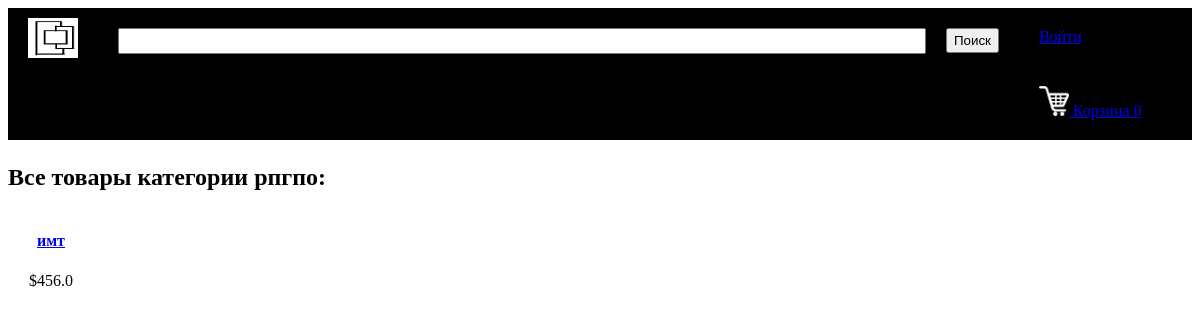
/displayCategory?categoryId=1, run on an earlier commit of the app's database.
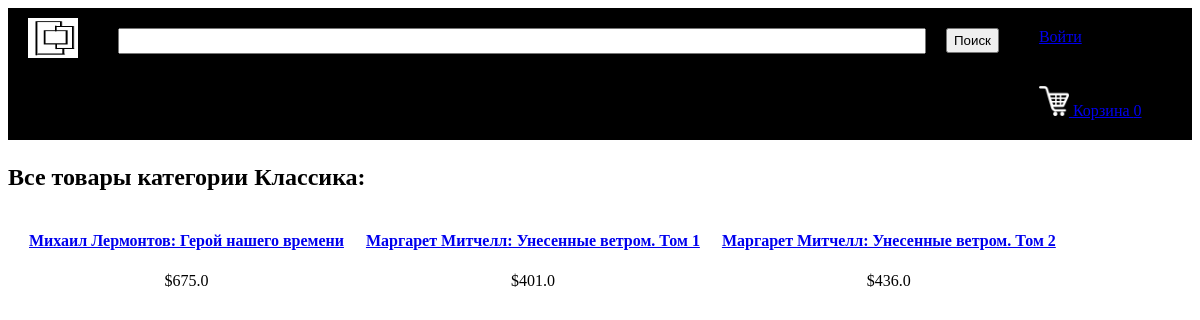
And on a later commit of the database.
### tables this page shows
CREATE TABLE categories
		(categoryId INTEGER PRIMARY KEY,
		name TEXT
		);

CREATE TABLE products
		(productId INTEGER PRIMARY KEY,
		name TEXT,
		price REAL,
		description TEXT,
		stock INTEGER,
		categoryId INTEGER,
		FOREIGN KEY(categoryId) REFERENCES categories(categoryId)
		);

### main.py (the view)
@app.route("/displayCategory")
def displayCategory():
        loggedIn, firstName, noOfItems = getLoginDetails()
        categoryId = request.args.get("categoryId")
        with sqlite3.connect('database.db') as conn:
            cur = conn.cursor()
            cur.execute("SELECT products.productId, products.name, products.price, categories.name FROM products, categories WHERE products.categoryId = categories.categoryId AND categories.categoryId = " + categoryId)
            data = cur.fetchall()
        conn.close()
        categoryName = data[0][3]
        data = parse(data)
        return render_template('displayCategory.html', data=data, loggedIn=loggedIn, firstName=firstName, noOfItems=noOfItems, categoryName=categoryName)

### main.py (called while the page is built)
def getLoginDetails():
    with sqlite3.connect('database.db') as conn:
        cur = conn.cursor()
        if 'email' not in session:
            loggedIn = False
            firstName = ''
            noOfItems = 0
        else:
            loggedIn = True
            cur.execute("SELECT userId, firstName FROM users WHERE email = '" + session['email'] + "'")
            userId, firstName = cur.fetchone()
            cur.execute("SELECT count(productId) FROM basket WHERE userId = " + str(userId))
            noOfItems = cur.fetchone()[0]
    conn.close()
    return (loggedIn, firstName, noOfItems)

def parse(data):
    ans = []
    i = 0
    while i < len(data):
        curr = []
        for j in range(7):
            if i >= len(data):
                break
            curr.append(data[i])
            i += 1
        ans.append(curr)
    return ans

### templates/displayCategory.html (shortened to what this page needs)
<!DOCTYPE HTML>
<html>
<head>
<link rel="stylesheet" href={{ url_for('static', filename='css/home.css') }} />
<link rel="stylesheet" href={{ url_for('static', filename='css/topStyle.css') }} />
</head>
<body>
<div id="title">
	<a href="/">
		<img id="logo" src= {{ url_for('static', filename='images/logo.png') }} />
	</a>
	<form>
		<input id="searchBox" type="text" name="searchQuery">
		<input id="searchButton" type="submit" value="Поиск">
	</form>
	{% if not loggedIn %}
	<div id="signInButton">
		<a class="link" href="/loginForm">Войти</a>
	</div>
	{% endif %}
	<div id="kart">
		<a class="link" href="/basket">
			<img src={{url_for('static', filename='images/shoppingCart.png')}} id="cartIcon" />
			Корзина {{noOfItems}}
		</a>
	</div>
</div>
<div>
	<h2>Все товары категории {{categoryName}}:</h2>
	{% for itemData in data %}
	<table>
		<tr id="productName">
			{% for row in itemData %}
			<td>
				<a href="/productDescription?productId={{row[0]}}">
				{{row[1]}}
				</a>
			</td>
			{% endfor %}
		</tr>
		<tr id="productPrice">
			{% for row in itemData %}
			<td>
				${{row[2]}}
			</td>
			{% endfor %}
		</tr>
	</table>
	{% endfor %}
</div>
</body>
</html>

What changed in the data, as far as the page shows it:
removed products: name "имт", price "456.0"
changed categories: name "рпгпо" → "Классика"
added products: name "Михаил Лермонтов: Герой нашего времени", price "675.0"
added products: name "Маргарет Митчелл: Унесенные ветром. Том 1", price "401.0"
added products: name "Маргарет Митчелл: Унесенные ветром. Том 2", price "436.0"
